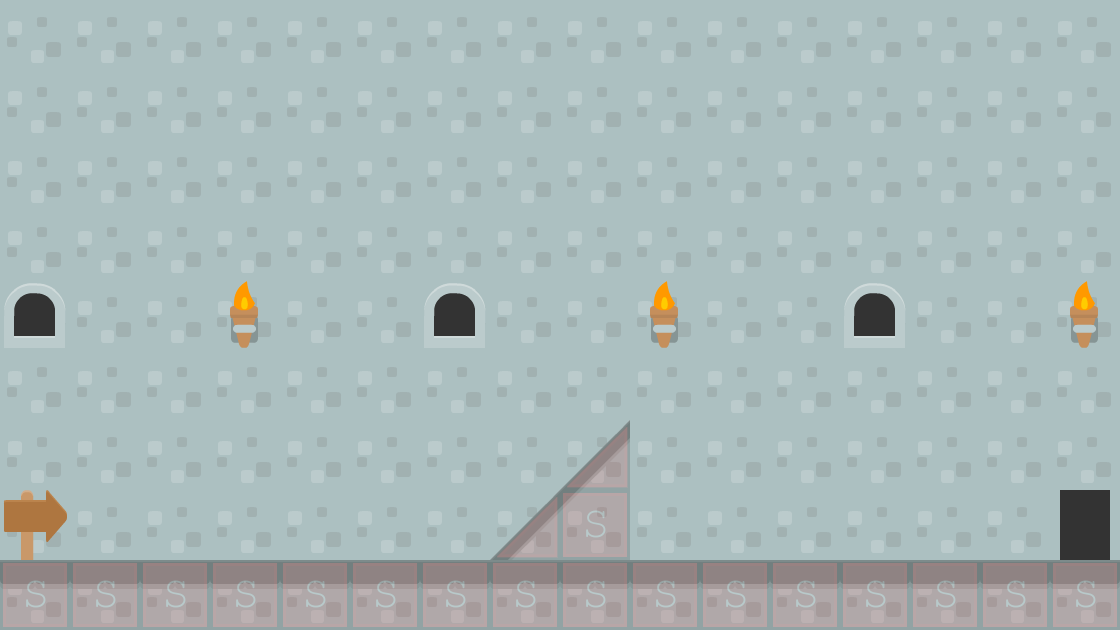

Below is a game level as drawn by its tile map, then a one-line description and the .tmx that defines it (tile-layer data replaced by summaries):
An orthogonal 16x9 tile map with 70x70 px tiles, 3 tile layers (Background2, Background, collision), 2 tilesets and 3 objects (2x BadGuy, levelTrigger).

<map version="1.0" orientation="orthogonal" renderorder="right-down" width="16" height="9" tilewidth="70" tileheight="70" backgroundcolor="#9d9d9d">
 <properties>
  <property name="type" value="solid" />
 </properties>
 <tileset firstgid="1" name="background-tiles" tilewidth="70" tileheight="70">
  <image source="../img/background-tiles.png" width="910" height="910" />
 </tileset>
 <tileset firstgid="170" name="meta-tiles" tilewidth="70" tileheight="70">
  <image source="../img/meta-tiles.png" width="350" height="70" />
  <tile id="1">
   <properties>
    <property name="type" value="lslope" />
   </properties>
  </tile>
  <tile id="3">
   <properties>
    <property name="type" value="lslope" />
   </properties>
  </tile>
  <tile id="4">
   <properties>
    <property name="type" value="solid" />
   </properties>
  </tile>
 </tileset>
 <layer name="Background2" width="16" height="9">
  <data>[144 cells, 144 non-empty, 1 distinct tile ids]</data>
 </layer>
 <layer name="Background" width="16" height="9">
  <data>[144 cells, 27 non-empty, 7 distinct tile ids]</data>
 </layer>
 <layer name="collision" width="16" height="9" opacity="0.15">
  <data>[144 cells, 19 non-empty, 2 distinct tile ids]</data>
 </layer>
 <objectgroup name="trigger-entities">
  <object name="levelTrigger" x="1046" y="482" width="72" height="80">
   <properties>
    <property name="level" value="CollinLevel03" />
    <property name="xSpawn" value="400" />
    <property name="ySpawn" value="0" />
   </properties>
  </object>
 </objectgroup>
 <objectgroup name="EnemyEntities">
  <object name="BadGuy" x="228" y="524" width="184" height="34" />
  <object name="BadGuy" x="778" y="520" width="194" height="36" />
 </objectgroup>
</map>
